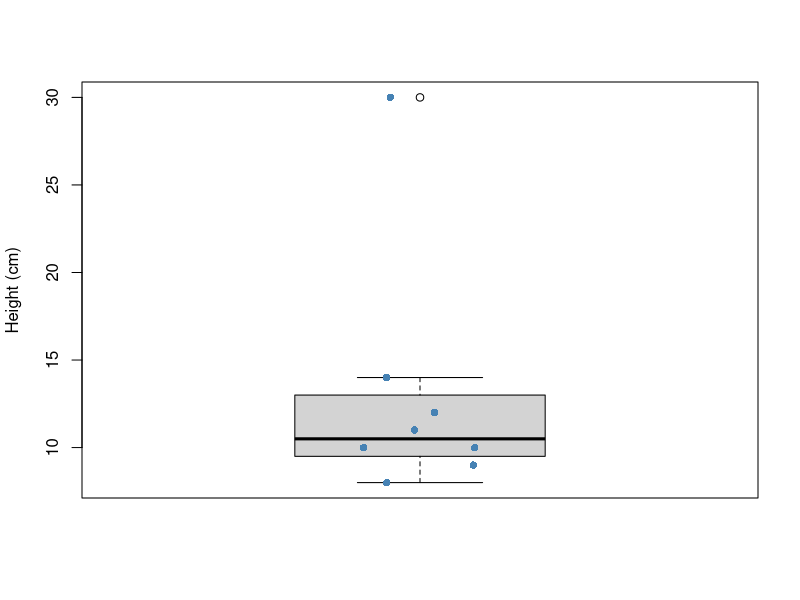

The R source for this figure:
# CPSC 440 Learning Atlas: standalone teaching example
# Chapter 01, section: read-summary-output
# Run in a fresh R session; no external packages or data files are needed.
# Read the lesson for assumptions, data provenance, and interpretation.

y <- c(8, 9, 10, 10, 11, 12, 14, 30)
# Keep measurement units in the analysis notes.
c(n=length(y), mean=mean(y), median=median(y),
  variance=var(y), sd=sd(y), se=sd(y)/sqrt(length(y)))
# Declare the quantile convention explicitly.
quantile(y, c(.25, .5, .75), type=7)
# Display every observation alongside the box plot.
boxplot(y, ylab="Height (cm)")
stripchart(y, method="jitter", vertical=TRUE, add=TRUE,
           pch=16, col="steelblue")
